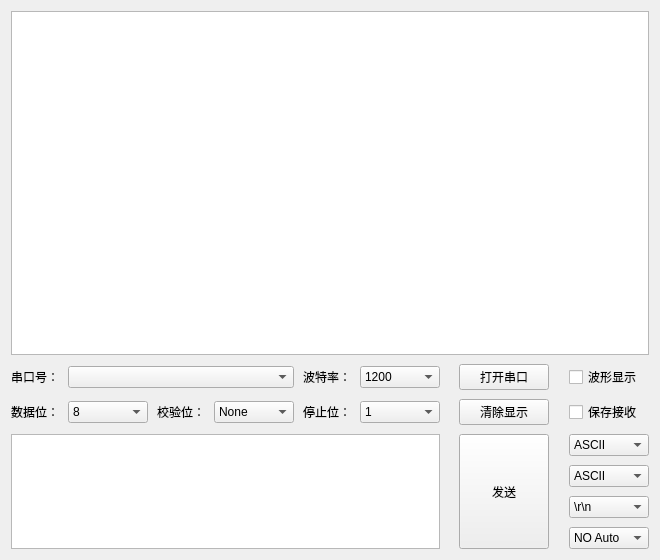
<?xml version="1.0" encoding="UTF-8"?>
<ui version="4.0">
 <author>XIVN1987</author>
 <class>SERCOM</class>
 <widget class="QWidget" name="SERCOM">
  <property name="geometry">
   <rect>
    <x>0</x>
    <y>0</y>
    <width>660</width>
    <height>560</height>
   </rect>
  </property>
  <property name="sizePolicy">
   <sizepolicy hsizetype="Preferred" vsizetype="Preferred">
    <horstretch>0</horstretch>
    <verstretch>0</verstretch>
   </sizepolicy>
  </property>
  <property name="windowTitle">
   <string>串口助手</string>
  </property>
  <property name="windowIcon">
   <iconset>
    <normaloff>Image/serial.ico</normaloff>Image/serial.ico</iconset>
  </property>
  <layout class="QVBoxLayout" name="vLayout0">
   <property name="spacing">
    <number>9</number>
   </property>
   <item>
    <widget class="QTextEdit" name="txtMain">
     <property name="frameShadow">
      <enum>QFrame::Sunken</enum>
     </property>
     <property name="textInteractionFlags">
      <set>Qt::TextSelectableByKeyboard|Qt::TextSelectableByMouse</set>
     </property>
    </widget>
   </item>
   <item>
    <layout class="QHBoxLayout" name="hLayout1">
     <property name="spacing">
      <number>9</number>
     </property>
     <item>
      <widget class="QLabel" name="lblPort">
       <property name="sizePolicy">
        <sizepolicy hsizetype="Fixed" vsizetype="Fixed">
         <horstretch>0</horstretch>
         <verstretch>0</verstretch>
        </sizepolicy>
       </property>
       <property name="text">
        <string>串口号：</string>
       </property>
      </widget>
     </item>
     <item>
      <widget class="QComboBox" name="cmbPort">
       <property name="sizePolicy">
        <sizepolicy hsizetype="Fixed" vsizetype="Fixed">
         <horstretch>0</horstretch>
         <verstretch>0</verstretch>
        </sizepolicy>
       </property>
       <property name="minimumSize">
        <size>
         <width>226</width>
         <height>0</height>
        </size>
       </property>
       <property name="maximumSize">
        <size>
         <width>226</width>
         <height>16777215</height>
        </size>
       </property>
      </widget>
     </item>
     <item>
      <widget class="QLabel" name="lblBaud">
       <property name="sizePolicy">
        <sizepolicy hsizetype="Fixed" vsizetype="Fixed">
         <horstretch>0</horstretch>
         <verstretch>0</verstretch>
        </sizepolicy>
       </property>
       <property name="text">
        <string>波特率：</string>
       </property>
      </widget>
     </item>
     <item>
      <widget class="QComboBox" name="cmbBaud">
       <property name="sizePolicy">
        <sizepolicy hsizetype="Fixed" vsizetype="Fixed">
         <horstretch>0</horstretch>
         <verstretch>0</verstretch>
        </sizepolicy>
       </property>
       <property name="minimumSize">
        <size>
         <width>80</width>
         <height>0</height>
        </size>
       </property>
       <property name="currentIndex">
        <number>0</number>
       </property>
       <item>
        <property name="text">
         <string>1200</string>
        </property>
       </item>
       <item>
        <property name="text">
         <string>2400</string>
        </property>
       </item>
       <item>
        <property name="text">
         <string>4800</string>
        </property>
       </item>
       <item>
        <property name="text">
         <string>9600</string>
        </property>
       </item>
       <item>
        <property name="text">
         <string>14400</string>
        </property>
       </item>
       <item>
        <property name="text">
         <string>19200</string>
        </property>
       </item>
       <item>
        <property name="text">
         <string>28800</string>
        </property>
       </item>
       <item>
        <property name="text">
         <string>57600</string>
        </property>
       </item>
       <item>
        <property name="text">
         <string>115200</string>
        </property>
       </item>
       <item>
        <property name="text">
         <string>500000</string>
        </property>
       </item>
      </widget>
     </item>
     <item>
      <spacer name="hSpacer11">
       <property name="orientation">
        <enum>Qt::Horizontal</enum>
       </property>
       <property name="sizeHint" stdset="0">
        <size>
         <width>40</width>
         <height>20</height>
        </size>
       </property>
      </spacer>
     </item>
     <item>
      <widget class="QPushButton" name="btnOpen">
       <property name="sizePolicy">
        <sizepolicy hsizetype="Fixed" vsizetype="Fixed">
         <horstretch>0</horstretch>
         <verstretch>0</verstretch>
        </sizepolicy>
       </property>
       <property name="minimumSize">
        <size>
         <width>90</width>
         <height>0</height>
        </size>
       </property>
       <property name="text">
        <string>打开串口</string>
       </property>
       <property name="checkable">
        <bool>false</bool>
       </property>
      </widget>
     </item>
     <item>
      <spacer name="hSpacer12">
       <property name="orientation">
        <enum>Qt::Horizontal</enum>
       </property>
       <property name="sizeType">
        <enum>QSizePolicy::Preferred</enum>
       </property>
       <property name="sizeHint" stdset="0">
        <size>
         <width>40</width>
         <height>20</height>
        </size>
       </property>
      </spacer>
     </item>
     <item>
      <widget class="QCheckBox" name="chkWave">
       <property name="sizePolicy">
        <sizepolicy hsizetype="Fixed" vsizetype="Fixed">
         <horstretch>0</horstretch>
         <verstretch>0</verstretch>
        </sizepolicy>
       </property>
       <property name="minimumSize">
        <size>
         <width>80</width>
         <height>0</height>
        </size>
       </property>
       <property name="text">
        <string>波形显示</string>
       </property>
      </widget>
     </item>
    </layout>
   </item>
   <item>
    <layout class="QHBoxLayout" name="hLayout2">
     <property name="spacing">
      <number>9</number>
     </property>
     <item>
      <widget class="QLabel" name="lblData">
       <property name="sizePolicy">
        <sizepolicy hsizetype="Fixed" vsizetype="Fixed">
         <horstretch>0</horstretch>
         <verstretch>0</verstretch>
        </sizepolicy>
       </property>
       <property name="text">
        <string>数据位：</string>
       </property>
      </widget>
     </item>
     <item>
      <widget class="QComboBox" name="cmbData">
       <property name="sizePolicy">
        <sizepolicy hsizetype="Fixed" vsizetype="Fixed">
         <horstretch>0</horstretch>
         <verstretch>0</verstretch>
        </sizepolicy>
       </property>
       <property name="minimumSize">
        <size>
         <width>80</width>
         <height>0</height>
        </size>
       </property>
       <item>
        <property name="text">
         <string>8</string>
        </property>
       </item>
       <item>
        <property name="text">
         <string>7</string>
        </property>
       </item>
       <item>
        <property name="text">
         <string>6</string>
        </property>
       </item>
       <item>
        <property name="text">
         <string>5</string>
        </property>
       </item>
      </widget>
     </item>
     <item>
      <widget class="QLabel" name="lblChek">
       <property name="sizePolicy">
        <sizepolicy hsizetype="Fixed" vsizetype="Fixed">
         <horstretch>0</horstretch>
         <verstretch>0</verstretch>
        </sizepolicy>
       </property>
       <property name="text">
        <string>校验位：</string>
       </property>
      </widget>
     </item>
     <item>
      <widget class="QComboBox" name="cmbChek">
       <property name="sizePolicy">
        <sizepolicy hsizetype="Fixed" vsizetype="Fixed">
         <horstretch>0</horstretch>
         <verstretch>0</verstretch>
        </sizepolicy>
       </property>
       <property name="minimumSize">
        <size>
         <width>80</width>
         <height>0</height>
        </size>
       </property>
       <item>
        <property name="text">
         <string>None</string>
        </property>
       </item>
       <item>
        <property name="text">
         <string>Odd</string>
        </property>
       </item>
       <item>
        <property name="text">
         <string>Even</string>
        </property>
       </item>
       <item>
        <property name="text">
         <string>One</string>
        </property>
       </item>
       <item>
        <property name="text">
         <string>Zero</string>
        </property>
       </item>
      </widget>
     </item>
     <item>
      <widget class="QLabel" name="lblStop">
       <property name="sizePolicy">
        <sizepolicy hsizetype="Fixed" vsizetype="Fixed">
         <horstretch>0</horstretch>
         <verstretch>0</verstretch>
        </sizepolicy>
       </property>
       <property name="text">
        <string>停止位：</string>
       </property>
      </widget>
     </item>
     <item>
      <widget class="QComboBox" name="cmbStop">
       <property name="sizePolicy">
        <sizepolicy hsizetype="Fixed" vsizetype="Fixed">
         <horstretch>0</horstretch>
         <verstretch>0</verstretch>
        </sizepolicy>
       </property>
       <property name="minimumSize">
        <size>
         <width>80</width>
         <height>0</height>
        </size>
       </property>
       <item>
        <property name="text">
         <string>1</string>
        </property>
       </item>
       <item>
        <property name="text">
         <string>2</string>
        </property>
       </item>
      </widget>
     </item>
     <item>
      <spacer name="hSpacer21">
       <property name="orientation">
        <enum>Qt::Horizontal</enum>
       </property>
       <property name="sizeHint" stdset="0">
        <size>
         <width>40</width>
         <height>20</height>
        </size>
       </property>
      </spacer>
     </item>
     <item>
      <widget class="QPushButton" name="btnClear">
       <property name="sizePolicy">
        <sizepolicy hsizetype="Fixed" vsizetype="Fixed">
         <horstretch>0</horstretch>
         <verstretch>0</verstretch>
        </sizepolicy>
       </property>
       <property name="minimumSize">
        <size>
         <width>90</width>
         <height>0</height>
        </size>
       </property>
       <property name="text">
        <string>清除显示</string>
       </property>
      </widget>
     </item>
     <item>
      <spacer name="hSpacer22">
       <property name="orientation">
        <enum>Qt::Horizontal</enum>
       </property>
       <property name="sizeType">
        <enum>QSizePolicy::Preferred</enum>
       </property>
       <property name="sizeHint" stdset="0">
        <size>
         <width>40</width>
         <height>20</height>
        </size>
       </property>
      </spacer>
     </item>
     <item>
      <widget class="QCheckBox" name="chkSave">
       <property name="sizePolicy">
        <sizepolicy hsizetype="Fixed" vsizetype="Fixed">
         <horstretch>0</horstretch>
         <verstretch>0</verstretch>
        </sizepolicy>
       </property>
       <property name="minimumSize">
        <size>
         <width>80</width>
         <height>0</height>
        </size>
       </property>
       <property name="text">
        <string>保存接收</string>
       </property>
      </widget>
     </item>
    </layout>
   </item>
   <item>
    <layout class="QGridLayout" name="gLayout3">
     <property name="topMargin">
      <number>0</number>
     </property>
     <property name="spacing">
      <number>9</number>
     </property>
     <item row="2" column="1">
      <spacer name="hSpacer31">
       <property name="orientation">
        <enum>Qt::Horizontal</enum>
       </property>
       <property name="sizeType">
        <enum>QSizePolicy::Preferred</enum>
       </property>
       <property name="sizeHint" stdset="0">
        <size>
         <width>40</width>
         <height>20</height>
        </size>
       </property>
      </spacer>
     </item>
     <item row="2" column="3">
      <spacer name="hSpacer32">
       <property name="orientation">
        <enum>Qt::Horizontal</enum>
       </property>
       <property name="sizeType">
        <enum>QSizePolicy::Preferred</enum>
       </property>
       <property name="sizeHint" stdset="0">
        <size>
         <width>40</width>
         <height>20</height>
        </size>
       </property>
      </spacer>
     </item>
     <item row="1" column="4">
      <widget class="QComboBox" name="cmbOCode">
       <property name="sizePolicy">
        <sizepolicy hsizetype="Fixed" vsizetype="Fixed">
         <horstretch>0</horstretch>
         <verstretch>0</verstretch>
        </sizepolicy>
       </property>
       <property name="minimumSize">
        <size>
         <width>80</width>
         <height>0</height>
        </size>
       </property>
       <property name="toolTip">
        <string>发送内容编码</string>
       </property>
       <property name="toolTipDuration" stdset="0">
        <number>1000</number>
       </property>
       <item>
        <property name="text">
         <string>ASCII</string>
        </property>
       </item>
       <item>
        <property name="text">
         <string>HEX</string>
        </property>
       </item>
       <item>
        <property name="text">
         <string>GBK</string>
        </property>
       </item>
       <item>
        <property name="text">
         <string>UTF-8</string>
        </property>
       </item>
      </widget>
     </item>
     <item row="3" column="4">
      <widget class="QComboBox" name="cmbAuto">
       <property name="sizePolicy">
        <sizepolicy hsizetype="Fixed" vsizetype="Fixed">
         <horstretch>0</horstretch>
         <verstretch>0</verstretch>
        </sizepolicy>
       </property>
       <property name="minimumSize">
        <size>
         <width>80</width>
         <height>0</height>
        </size>
       </property>
       <property name="toolTip">
        <string>定时自动发送</string>
       </property>
       <property name="toolTipDuration" stdset="0">
        <number>1000</number>
       </property>
       <item>
        <property name="text">
         <string>NO Auto</string>
        </property>
       </item>
       <item>
        <property name="text">
         <string>0.1s</string>
        </property>
       </item>
       <item>
        <property name="text">
         <string>0.2s</string>
        </property>
       </item>
       <item>
        <property name="text">
         <string>0.5s</string>
        </property>
       </item>
       <item>
        <property name="text">
         <string>1s</string>
        </property>
       </item>
       <item>
        <property name="text">
         <string>2s</string>
        </property>
       </item>
       <item>
        <property name="text">
         <string>5s</string>
        </property>
       </item>
       <item>
        <property name="text">
         <string>10s</string>
        </property>
       </item>
       <item>
        <property name="text">
         <string>20s</string>
        </property>
       </item>
       <item>
        <property name="text">
         <string>30s</string>
        </property>
       </item>
       <item>
        <property name="text">
         <string>1m</string>
        </property>
       </item>
       <item>
        <property name="text">
         <string>2m</string>
        </property>
       </item>
       <item>
        <property name="text">
         <string>5m</string>
        </property>
       </item>
      </widget>
     </item>
     <item row="2" column="4">
      <widget class="QComboBox" name="cmbEnter">
       <property name="sizePolicy">
        <sizepolicy hsizetype="Fixed" vsizetype="Fixed">
         <horstretch>0</horstretch>
         <verstretch>0</verstretch>
        </sizepolicy>
       </property>
       <property name="minimumSize">
        <size>
         <width>80</width>
         <height>0</height>
        </size>
       </property>
       <property name="toolTip">
        <string>发送换行编码</string>
       </property>
       <property name="toolTipDuration" stdset="0">
        <number>1000</number>
       </property>
       <item>
        <property name="text">
         <string>\r\n</string>
        </property>
       </item>
       <item>
        <property name="text">
         <string>\n</string>
        </property>
       </item>
      </widget>
     </item>
     <item row="0" column="4">
      <widget class="QComboBox" name="cmbICode">
       <property name="sizePolicy">
        <sizepolicy hsizetype="Fixed" vsizetype="Fixed">
         <horstretch>0</horstretch>
         <verstretch>0</verstretch>
        </sizepolicy>
       </property>
       <property name="minimumSize">
        <size>
         <width>80</width>
         <height>0</height>
        </size>
       </property>
       <property name="toolTip">
        <string>接收内容编码</string>
       </property>
       <property name="toolTipDuration" stdset="0">
        <number>1000</number>
       </property>
       <item>
        <property name="text">
         <string>ASCII</string>
        </property>
       </item>
       <item>
        <property name="text">
         <string>HEX</string>
        </property>
       </item>
       <item>
        <property name="text">
         <string>GBK</string>
        </property>
       </item>
       <item>
        <property name="text">
         <string>UTF-8</string>
        </property>
       </item>
      </widget>
     </item>
     <item row="0" column="0" rowspan="4">
      <widget class="QTextEdit" name="txtSend">
       <property name="sizePolicy">
        <sizepolicy hsizetype="Expanding" vsizetype="Preferred">
         <horstretch>0</horstretch>
         <verstretch>0</verstretch>
        </sizepolicy>
       </property>
       <property name="minimumSize">
        <size>
         <width>429</width>
         <height>0</height>
        </size>
       </property>
      </widget>
     </item>
     <item row="0" column="2" rowspan="4">
      <widget class="QPushButton" name="btnSend">
       <property name="sizePolicy">
        <sizepolicy hsizetype="Fixed" vsizetype="Expanding">
         <horstretch>0</horstretch>
         <verstretch>0</verstretch>
        </sizepolicy>
       </property>
       <property name="minimumSize">
        <size>
         <width>90</width>
         <height>0</height>
        </size>
       </property>
       <property name="text">
        <string>发送</string>
       </property>
      </widget>
     </item>
    </layout>
   </item>
  </layout>
 </widget>
 <resources/>
 <connections/>
</ui>
